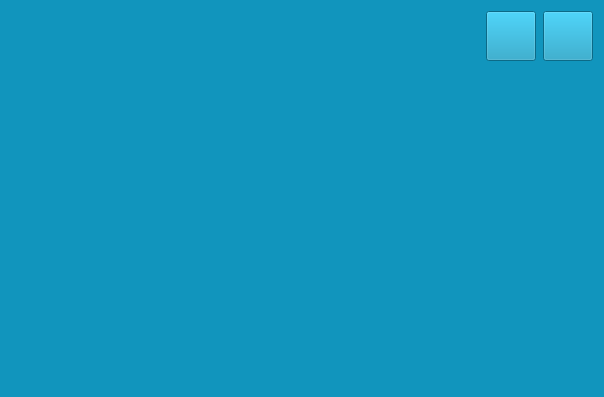
<?xml version="1.0" encoding="UTF-8"?>
<ui version="4.0">
 <class>CMainWidget</class>
 <widget class="QWidget" name="CMainWidget">
  <property name="geometry">
   <rect>
    <x>0</x>
    <y>0</y>
    <width>604</width>
    <height>397</height>
   </rect>
  </property>
  <property name="windowTitle">
   <string>Form</string>
  </property>
  <property name="styleSheet">
   <string notr="true">background-color: rgb(17, 149, 189);</string>
  </property>
  <layout class="QVBoxLayout" name="verticalLayout" stretch="0,0">
   <item>
    <layout class="QHBoxLayout" name="horizontalLayout_2" stretch="0,0,0">
     <property name="spacing">
      <number>7</number>
     </property>
     <property name="sizeConstraint">
      <enum>QLayout::SetDefaultConstraint</enum>
     </property>
     <item>
      <spacer name="horizontalSpacer">
       <property name="orientation">
        <enum>Qt::Horizontal</enum>
       </property>
       <property name="sizeHint" stdset="0">
        <size>
         <width>40</width>
         <height>20</height>
        </size>
       </property>
      </spacer>
     </item>
     <item>
      <widget class="QPushButton" name="btnLogin">
       <property name="sizePolicy">
        <sizepolicy hsizetype="Fixed" vsizetype="Fixed">
         <horstretch>0</horstretch>
         <verstretch>0</verstretch>
        </sizepolicy>
       </property>
       <property name="minimumSize">
        <size>
         <width>50</width>
         <height>50</height>
        </size>
       </property>
       <property name="maximumSize">
        <size>
         <width>50</width>
         <height>50</height>
        </size>
       </property>
       <property name="text">
        <string/>
       </property>
       <property name="icon">
        <iconset resource="ks23_03.qrc">
         <normaloff>:/images/login.png</normaloff>:/images/login.png</iconset>
       </property>
       <property name="iconSize">
        <size>
         <width>40</width>
         <height>40</height>
        </size>
       </property>
      </widget>
     </item>
     <item>
      <widget class="QPushButton" name="btnMenu">
       <property name="sizePolicy">
        <sizepolicy hsizetype="Fixed" vsizetype="Fixed">
         <horstretch>0</horstretch>
         <verstretch>0</verstretch>
        </sizepolicy>
       </property>
       <property name="minimumSize">
        <size>
         <width>50</width>
         <height>50</height>
        </size>
       </property>
       <property name="maximumSize">
        <size>
         <width>50</width>
         <height>50</height>
        </size>
       </property>
       <property name="styleSheet">
        <string notr="true">image: url(:/images/menu.png);</string>
       </property>
       <property name="text">
        <string/>
       </property>
       <property name="iconSize">
        <size>
         <width>40</width>
         <height>40</height>
        </size>
       </property>
       <property name="flat">
        <bool>false</bool>
       </property>
      </widget>
     </item>
    </layout>
   </item>
   <item>
    <widget class="QWidget" name="widget" native="true">
     <property name="sizePolicy">
      <sizepolicy hsizetype="Preferred" vsizetype="Expanding">
       <horstretch>0</horstretch>
       <verstretch>0</verstretch>
      </sizepolicy>
     </property>
    </widget>
   </item>
  </layout>
 </widget>
 <resources>
  <include location="ks23_03.qrc"/>
 </resources>
 <connections/>
</ui>
